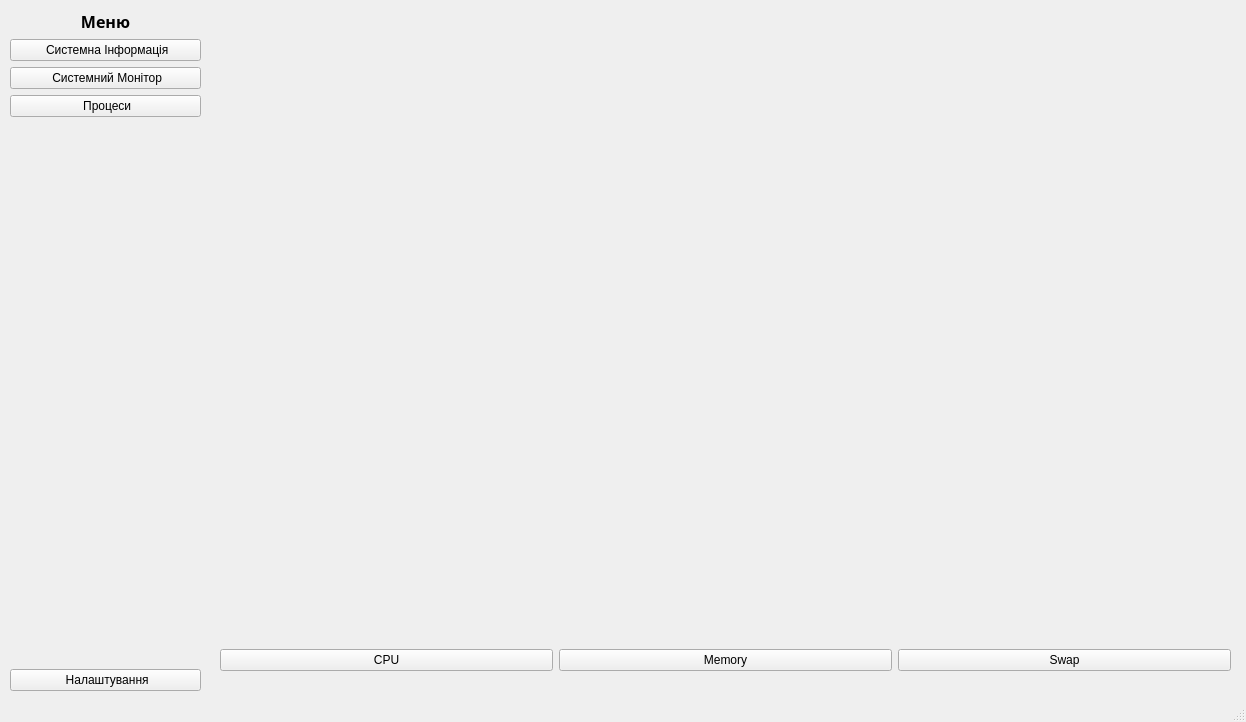
<?xml version="1.0" encoding="UTF-8"?>
<ui version="4.0">
 <class>MainWindow</class>
 <widget class="QMainWindow" name="MainWindow">
  <property name="geometry">
   <rect>
    <x>0</x>
    <y>0</y>
    <width>1246</width>
    <height>722</height>
   </rect>
  </property>
  <property name="windowTitle">
   <string>MainWindow</string>
  </property>
  <widget class="QWidget" name="centralwidget">
   <widget class="QWidget" name="sidebar" native="true">
    <property name="geometry">
     <rect>
      <x>10</x>
      <y>10</y>
      <width>191</width>
      <height>681</height>
     </rect>
    </property>
    <layout class="QVBoxLayout" name="verticalLayout_2">
     <item>
      <layout class="QVBoxLayout" name="verticalLayout">
       <item>
        <widget class="QLabel" name="l_menu">
         <property name="font">
          <font>
           <family>JetBrains Mono</family>
           <pointsize>12</pointsize>
           <weight>75</weight>
           <bold>true</bold>
          </font>
         </property>
         <property name="text">
          <string>Меню</string>
         </property>
         <property name="alignment">
          <set>Qt::AlignCenter</set>
         </property>
        </widget>
       </item>
       <item>
        <widget class="QPushButton" name="btn_sysifo">
         <property name="baseSize">
          <size>
           <width>0</width>
           <height>0</height>
          </size>
         </property>
         <property name="text">
          <string> Системна Інформація</string>
         </property>
         <property name="icon">
          <iconset resource="resource/resource.qrc">
           <normaloff>:/icons/icons/workstation.png</normaloff>:/icons/icons/workstation.png</iconset>
         </property>
        </widget>
       </item>
       <item>
        <widget class="QPushButton" name="btn_sysmon">
         <property name="text">
          <string> Системний Монітор</string>
         </property>
         <property name="icon">
          <iconset resource="resource/resource.qrc">
           <normaloff>:/icons/icons/graph.png</normaloff>:/icons/icons/graph.png</iconset>
         </property>
        </widget>
       </item>
       <item>
        <widget class="QPushButton" name="btn_proc">
         <property name="text">
          <string> Процеси</string>
         </property>
         <property name="icon">
          <iconset resource="resource/resource.qrc">
           <normaloff>:/icons/icons/list.png</normaloff>:/icons/icons/list.png</iconset>
         </property>
        </widget>
       </item>
      </layout>
     </item>
     <item>
      <spacer name="verticalSpacer">
       <property name="orientation">
        <enum>Qt::Vertical</enum>
       </property>
       <property name="sizeHint" stdset="0">
        <size>
         <width>20</width>
         <height>506</height>
        </size>
       </property>
      </spacer>
     </item>
     <item>
      <widget class="QPushButton" name="btn_settings">
       <property name="text">
        <string> Налаштування</string>
       </property>
       <property name="icon">
        <iconset resource="resource/resource.qrc">
         <normaloff>:/icons/icons/settings.png</normaloff>:/icons/icons/settings.png</iconset>
       </property>
      </widget>
     </item>
    </layout>
   </widget>
   <widget class="QStackedWidget" name="content_swidget">
    <property name="geometry">
     <rect>
      <x>210</x>
      <y>10</y>
      <width>1021</width>
      <height>671</height>
     </rect>
    </property>
    <property name="currentIndex">
     <number>0</number>
    </property>
    <widget class="QWidget" name="sysmon">
     <widget class="QWidget" name="">
      <property name="geometry">
       <rect>
        <x>10</x>
        <y>630</y>
        <width>1011</width>
        <height>41</height>
       </rect>
      </property>
      <layout class="QHBoxLayout" name="horizontalLayout">
       <item>
        <widget class="QPushButton" name="btn_cpu">
         <property name="text">
          <string>CPU</string>
         </property>
        </widget>
       </item>
       <item>
        <widget class="QPushButton" name="btn_mem">
         <property name="text">
          <string>Memory</string>
         </property>
        </widget>
       </item>
       <item>
        <widget class="QPushButton" name="btn_swap">
         <property name="text">
          <string>Swap</string>
         </property>
        </widget>
       </item>
      </layout>
     </widget>
    </widget>
    <widget class="QWidget" name="sysinfo"/>
    <widget class="QWidget" name="proc"/>
   </widget>
  </widget>
  <widget class="QStatusBar" name="statusbar"/>
 </widget>
 <resources>
  <include location="resource/resource.qrc"/>
 </resources>
 <connections/>
</ui>
